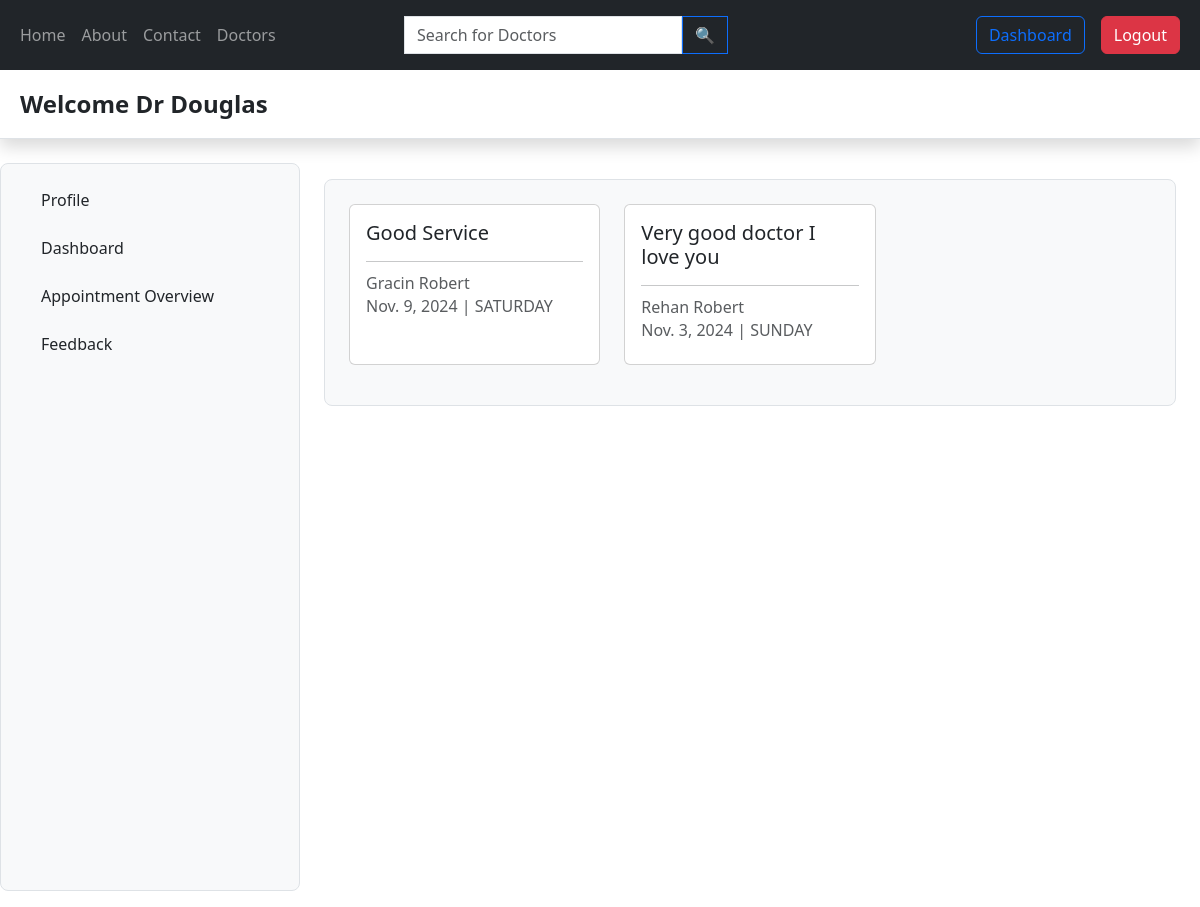
Page /doctor-feedback/1/ (signed in) on the committed database.
### doctor/models.py (models this page shows, shortened)
class Doctor(models.Model):
  user= models.OneToOneField(User, on_delete= models.CASCADE,default=1)
  dob= models.DateField(default= None)
  sex= models.CharField(max_length= 10, choices= [('MALE', 'Male'), ('FEMALE', 'Female'), ('OTHER', 'Other')], default= 'FEMALE')
  department = models.ManyToManyField(Department)
  specialization = models.TextField(blank= True, null= True)
  dayofstarting= models.DateField(auto_now= True)
  avatar=models.ImageField(default="default_doctor_image.jpeg")
  Bio=models.TextField(default="",blank= True, null= True)
  Awards=models.TextField(default="",blank= True, null= True)

class AppointmentSlot(models.Model):
    doctor = models.ForeignKey(Doctor, on_delete=models.CASCADE)
    day_of_week = models.CharField(
        max_length=10,
        choices=[
            ('MONDAY', 'Monday'), ('TUESDAY', 'Tuesday'), ('WEDNESDAY', 'Wednesday'),
            ('THURSDAY', 'Thursday'), ('FRIDAY', 'Friday'), ('SATURDAY', 'Saturday'), ('SUNDAY', 'Sunday')
        ]
    )
    session = models.CharField(
        max_length=10,
        choices=[
            ('MORNING', 'Morning'), ('AFTERNOON', 'Afternoon'), ('EVENING', 'Evening')
        ]
    )
    max_bookings = models.PositiveIntegerField(default=10)
    class Meta:
        unique_together = ('doctor', 'day_of_week', 'session')
        ordering = ['doctor', 'day_of_week', 'session']

### appointment/models.py (models this page shows, shortened)
class Appointment(models.Model):
  patient= models.ForeignKey(Patient, on_delete=models.CASCADE, null=True)
  date = models.DateField(null=True, blank=True)
  slot= models.ForeignKey(AppointmentSlot, on_delete= models.CASCADE)
  stat= models.CharField(max_length= 20, choices=[('CONFIRMED', 'Confirmed'), ('CANCELLED', 'Cancelled'), ('COMPLETED','Completed')], default= 'CONFIRMED')
  booking_time= models.DateTimeField(auto_now=True)
  feedback= models.TextField(blank=True,null=True)
  test= models.ManyToManyField(Test,blank=True)
  doctorsnote= models.TextField(default='',blank=True,null=True)

### patient/models.py (models this page shows, shortened)
class Patient(models.Model):
  user= models.ForeignKey(User, on_delete= models.CASCADE)
  first_name= models.CharField(max_length= 255)
  last_name= models.CharField(max_length= 255, blank= True, null= True)
  dob= models.DateField(default= None)
  sex= models.CharField(max_length= 10, choices= [('MALE', 'Male'), ('FEMALE', 'Female'), ('OTHER', 'Other')], default= 'FEMALE')

### doctor/views.py (the view)
# urls.py: path('doctor-feedback/<int:pk>/',views.doctor_feedback,name="doctor-feedback"),
@login_required(login_url='login_page')
@role_required(['DOCTOR','STAFF'])
def doctor_feedback(request,pk):
    doctor = Doctor.objects.filter(id=pk).first()
    appointments = Appointment.objects.filter(slot__doctor = doctor ).exclude(feedback = None)
    context={'appointments':appointments,'doctor':doctor}
    return render(request,'feedback_page.html',context)

### hmes/decorator.py (called while the page is built)
def role_required(allowed_roles):
    def decorator(view_func):
        @wraps(view_func)
        def _wrapped_view(request, *args, **kwargs):
            if request.user.is_authenticated:
                user_role = request.user.userinfo.role_def  # Adjust this line based on your user model
                if user_role in allowed_roles:
                    return view_func(request, *args, **kwargs)
            return render(request,'error_403.html')
        return _wrapped_view
    return decorator

### doctor/templates/feedback_page.html (shortened to what this page needs)
{% extends 'base.html' %}
{% block start %}
<header class="py-3 mb-4 border-bottom shadow">
    <div class="container-fluid d-flex justify-content-between align-items-center">
        <a href="#" class="d-flex align-items-center col-lg-4 mb-2 mb-lg-0 link-dark text-decoration-none">
            <span class="fs-4 fw-bold text-dark">Welcome Dr {{ doctor.user.first_name }}</span>
        </a>
    </div>
</header>
<div class="container-fluid pb-3 flex-grow-1 d-flex flex-column overflow-auto" style="height: calc(100vh - 56px);">
    <div class="row flex-grow-1 flex-grow-0">
        <nav class="col-sm-3 flex-shrink-0 bg-light border rounded-3 p-3 h-100 sticky-top">
            <ul class="nav nav-pills flex-sm-column flex-row mb-auto text-truncate">
                <li class="nav-item mb-2">
                    <a href="{% url 'doctor-profile' doctor.id %}" class="nav-link d-flex align-items-center px-3 text-dark">
                        <span class="d-none d-sm-inline">Profile</span>
                    </a>
                </li>
                <li class="nav-item mb-2">
                    <a href="{% url 'dashboard'  %}" class="nav-link d-flex align-items-center px-3 text-dark">
                        <span class="d-none d-sm-inline">Dashboard</span>
                    </a>
                </li>
                <li class="nav-item mb-2">
                    <a href="{% url 'appointment-overview' doctor.id %}" class="nav-link d-flex align-items-center px-3 text-dark">
                        <span class="d-none d-sm-inline">Appointment Overview</span>
                    </a>
                </li>
                <li class="nav-item mb-2">
                    <a href="#" class="nav-link d-flex align-items-center px-3 text-dark">
                        <span class="d-none d-sm-inline">Feedback</span>
                    </a>
                </li>
            </ul>
        </nav>
        <main class="col overflow-auto h-100 px-4 py-3">
            <div class="bg-light border rounded-3 p-4">
                <div class="row row-cols-1 row-cols-md-3 g-4">
                    {% for appointment in appointments %}
                    {% if appointment.feedback != '' %}
                    <div class="col mb-3">
                        <div class="card h-100" style="width: 100%;">
                            <div class="card-body">
                                <h5 class="card-title">{{ appointment.feedback }}</h5>
                                <hr>
                                <h6 class="card-subtitle mb-2 text-muted">{{ appointment.patient.first_name }} {{ appointment.patient.last_name }}</h6>
                                <h6 class="card-subtitle mb-2 text-muted">{{ appointment.date }} | {{ appointment.slot.day_of_week }}</h6>
                            </div>
                        </div>
                    </div>
                    {% endif %}
                    {% empty %}
                    <p>No feedback found for you.</p>
                    {% endfor %}
                </div>
            </div>
        </main>
    </div>
</div>
{% endblock %}

### rows in the picture
Doctor: user.first_name "Douglas"
Appointment: feedback "Good Service", patient.first_name "Gracin", patient.last_name "Robert", date "Nov. 9, 2024", slot.day_of_week "SATURDAY"
Appointment: feedback "Very good doctor I love you", patient.first_name "Rehan", patient.last_name "Robert", date "Nov. 3, 2024", slot.day_of_week "SUNDAY"
